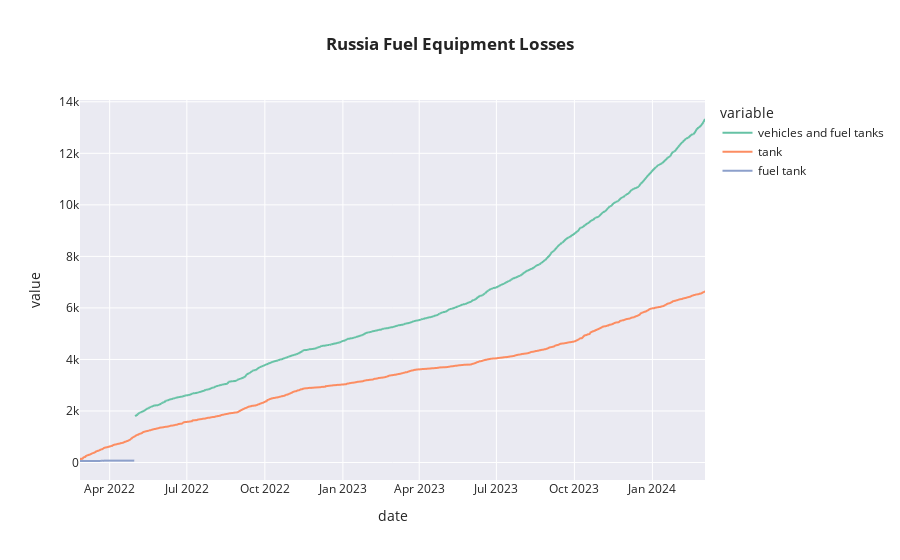

The notebook cell this image was saved under:
### Code cell
import plotly.express as px
fig = px.line(df2, x='date', y=['vehicles and fuel tanks', 'tank', 'fuel tank'], template='seaborn', title='<b>Russia Fuel Equipment Losses</b>', color_discrete_sequence=px.colors.qualitative.Set2)

# This line is added to customize the chart further if needed, e.g., setting a specific color or marker style
fig.update_traces(marker=dict(size=8, line=dict(width=2)))

# Display the chart
fig.show()

### Figure 1 — Plotly figure (JSON) as saved in the notebook; plotly's stock layout.template omitted (floating-point values rounded to 4 significant figures; data arrays with more than 128 entries replaced by an {"elided": "..."} marker saying what was removed)
{"data": [{"hovertemplate": "variable=vehicles and fuel tanks<br>date=%{x}<br>value=%{y}<extra></extra>", "legendgroup": "vehicles and fuel tanks", "line": {"color": "rgb(102,194,165)", "dash": "solid"}, "marker": {"line": {"width": 2}, "size": 8, "symbol": "circle"}, "mode": "lines", "name": "vehicles and fuel tanks", "showlegend": true, "type": "scattergl", "x": {"elided": "738 str values"}, "xaxis": "x", "y": {"elided": "738 int values"}, "yaxis": "y"}, {"hovertemplate": "variable=tank<br>date=%{x}<br>value=%{y}<extra></extra>", "legendgroup": "tank", "line": {"color": "rgb(252,141,98)", "dash": "solid"}, "marker": {"line": {"width": 2}, "size": 8, "symbol": "circle"}, "mode": "lines", "name": "tank", "showlegend": true, "type": "scattergl", "x": {"elided": "738 str values"}, "xaxis": "x", "y": {"elided": "738 int values"}, "yaxis": "y"}, {"hovertemplate": "variable=fuel tank<br>date=%{x}<br>value=%{y}<extra></extra>", "legendgroup": "fuel tank", "line": {"color": "rgb(141,160,203)", "dash": "solid"}, "marker": {"line": {"width": 2}, "size": 8, "symbol": "circle"}, "mode": "lines", "name": "fuel tank", "showlegend": true, "type": "scattergl", "x": {"elided": "738 str values"}, "xaxis": "x", "y": {"elided": "738 int values"}, "yaxis": "y"}], "layout": {"legend": {"title": {"text": "variable"}, "tracegroupgap": 0}, "title": {"text": "<b>Russia Fuel Equipment Losses</b>"}, "xaxis": {"anchor": "y", "domain": [0, 1], "title": {"text": "date"}}, "yaxis": {"anchor": "x", "domain": [0, 1], "title": {"text": "value"}}}}
